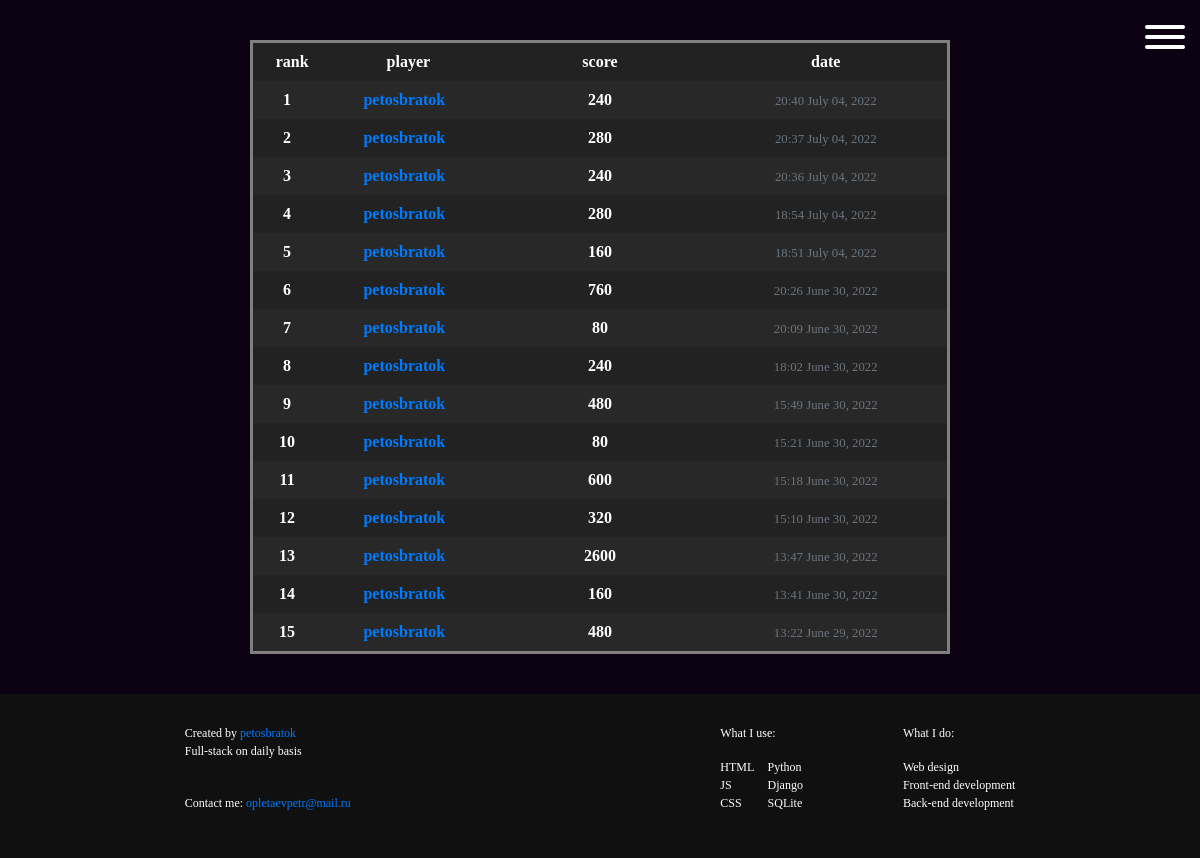
Page /user/petosbratok on the committed database.
### blog/models.py (models this page shows, shortened)
class Post(models.Model):
    date_posted = models.DateTimeField(default=timezone.now)
    author = models.ForeignKey(User, on_delete=models.CASCADE)
    score = models.IntegerField(default=0)

### blog/views.py (the view)
# urls.py: path('user/<str:username>', UserPostListView.as_view(), name='user-posts'),
class UserPostListView(ListView):
    model = Post
    template_name = 'blog/user-posts.html'
    context_object_name = 'posts'
    paginate_by = 15
    def get_queryset(self):
        user = get_object_or_404(User, username=self.kwargs.get('username'))
        return Post.objects.filter(author=user).order_by('-date_posted')

### blog/templates/blog/user-posts.html (shortened to what this page needs)
{% extends "blog/base.html" %}
{% load static %}
{% block content %}
  <table class="scoreboard infinite-container">
        <thead>
          <tr style="background: #222222;">
            <th class="rank" style="width: 10%; padding-left: 20px;">rank</th>
            <th style="width: 25%">player</th>
            <th style="width: 30%;">score</th>
            <th style="width: 35%;">date</th>
          </tr>
        </thead>
    {% for post in posts %}
        <tr class="infinite-item">
            <th class="rank" >{{ page_obj.start_index|add:forloop.counter0 }}</th>
            <th><a class="mr-2" href="{% url 'user-posts' post.author.username %}">{{ post.author }}</a></th>
            <th>{{ post.score }}</th>
            <th><small class="text-muted">{{ post.date_posted|date:"H:i F d, Y" }}</small></th>
        </tr>
    {% endfor %}
  </table>
{% endblock content %}

### blog/static/blog/style.css (style rules this page uses)
:root { --deep_blue: #0C1B33; --nice_blue: #036595; --cute_orange: #B22C1D; --sand: #FFE5B0; }
html { scroll-behavior: smooth; height: 100%: }
body { min-width: 1024px; min-height: 100vh; display: flex; flex-direction: column; background-color: black; background-color: #0D0212; font-family: pixelated; color: white; display: flex; justify-content: space-between; box-sizing: border-box; margin: 0; padding: 0; }
.scoreboard { min-width: 700px; margin: 40px auto; border: 3px solid grey; }
.scoreboard th { padding: 7px 10px; text-align: center; }
.rank { padding-left: 300px; }
.scoreboard tr:nth-child(even) { background: #222222 }
.scoreboard tr:nth-child(odd) { background: #282828 }

### blog/static/blog/home-media.css (style rules this page uses)
@media (max-device-width: 1100px) { body { min-width: auto; } }

### rows in the picture
Post: start_index|add "1", author "petosbratok", score "240", date_posted "20:40 July 04, 2022"
Post: start_index|add "2", author "petosbratok", score "280", date_posted "20:37 July 04, 2022"
Post: start_index|add "3", author "petosbratok", score "240", date_posted "20:36 July 04, 2022"
Post: start_index|add "4", author "petosbratok", score "280", date_posted "18:54 July 04, 2022"
Post: start_index|add "5", author "petosbratok", score "160", date_posted "18:51 July 04, 2022"
Post: start_index|add "6", author "petosbratok", score "760", date_posted "20:26 June 30, 2022"
Post: start_index|add "7", author "petosbratok", score "80", date_posted "20:09 June 30, 2022"
Post: start_index|add "8", author "petosbratok", score "240", date_posted "18:02 June 30, 2022"
Post: start_index|add "9", author "petosbratok", score "480", date_posted "15:49 June 30, 2022"
Post: start_index|add "10", author "petosbratok", score "80", date_posted "15:21 June 30, 2022"
Post: start_index|add "11", author "petosbratok", score "600", date_posted "15:18 June 30, 2022"
Post: start_index|add "12", author "petosbratok", score "320", date_posted "15:10 June 30, 2022"
Post: start_index|add "13", author "petosbratok", score "2600", date_posted "13:47 June 30, 2022"
Post: start_index|add "14", author "petosbratok", score "160", date_posted "13:41 June 30, 2022"
Post: start_index|add "15", author "petosbratok", score "480", date_posted "13:22 June 29, 2022"
